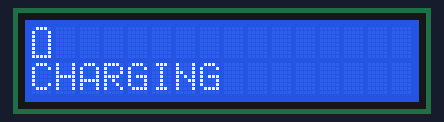
Bench run of a sketch on a simulated Arduino Uno, built with avr-gcc and run on an emulated ATmega328P. Parts: 16×2 character LCD.

Above: at 0.1 s.
At 1.1 s:
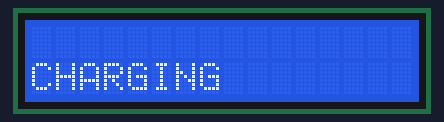
At 2.3 s:
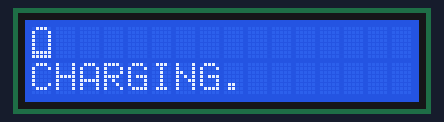
At 4.4 s:
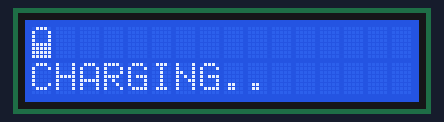
At 6.6 s:
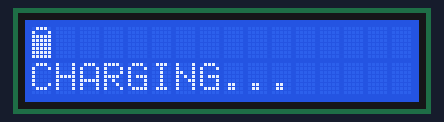
At 8.7 s:
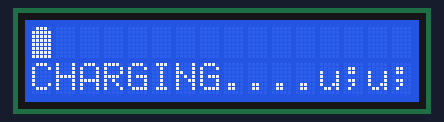

The sketch:

ESP_LCD_charging_indicator.ino
```cpp
#include <LiquidCrystal.h>

LiquidCrystal lcd(6, 5, 3, 2, 1, 0);

byte smiley[8] = {
  B00000,
  B10001,
  B00000,
  B00000,
  B10001,
  B01110,
  B00000,
  B00000,
};


byte batter[8] = {
  B01110,
  B10001,
  B10001,
  B10001,
  B10001,
  B10001,
  B10001,
  B11111,
};

byte battery[8] = {
  B01110,
  B10001,
  B10001,
  B10001,
  B10001,
  B10001,
  B11111,
  B11111,
};

byte battery1[8] = {
  B01110,
  B10001,
  B10001,
  B10001,
  B11111,
  B11111,
  B11111,
  B11111,
};

byte battery2[8] = {
  B01110,
  B10001,
  B11111,
  B11111,
  B11111,
  B11111,
  B11111,
  B11111,
};

byte battery3[8] = {
  B01110,
  B11111,
  B11111,
  B11111,
  B11111,
  B11111,
  B11111,
  B11111,
};

void setup() {
  lcd.createChar(0, smiley);
  lcd.createChar(1, batter);
  lcd.createChar(2, battery);
  lcd.createChar(3, battery1);
  lcd.createChar(4, battery2);
  lcd.createChar(5, battery3);
  lcd.begin(16, 2);

}

void loop() {
  lcd.setCursor(0,1);
  lcd.print("CHARGING");

  lcd.setCursor(0,0);
  lcd.write(byte(1));
  delay(1000);
  lcd.clear();
  lcd.setCursor(0,1);
  lcd.print("CHARGING");
  delay(1000);


  lcd.setCursor(0,0);
  lcd.write(byte(1));
  lcd.setCursor(0,1);
  lcd.print("CHARGING.");
  delay(150);

  lcd.setCursor(0,0);
  lcd.write(byte(2));
  delay(1000);
  lcd.clear();
  lcd.setCursor(0,1);
  lcd.print("CHARGING.");
  delay(1000);


  lcd.setCursor(0,0);
  lcd.write(byte(2));
  lcd.setCursor(0,1);
  lcd.print("CHARGING..");
  delay(150);


  lcd.setCursor(0,0);
  lcd.write(byte(3));
  delay(1000);
  lcd.clear();
  lcd.setCursor(0,1);
  lcd.print("CHARGING..");
  delay(1000);


  lcd.setCursor(0,0);
  lcd.write(byte(3));
  lcd.setCursor(0,1);
  lcd.print("CHARGING...");
  delay(150);

  lcd.setCursor(0,0);
  lcd.write(byte(4));
  delay(1000);
  lcd.clear();
  lcd.setCursor(0,1);
  lcd.print("CHARGING...");
  delay(1000);


  lcd.setCursor(0,0);
  lcd.write(byte(4));
  lcd.setCursor(0,1);
  lcd.print("CHARGING....u;u;");
  delay(150);

  lcd.setCursor(0,0);
  lcd.write(byte(5));
  delay(1000);

  lcd.clear();


  }
```

Measured:
- by itself, everything shown: repeats every 9.6 s, in 14 steps
- what the display in image 1 shows lasts 1.0 s, from 1.1 s to 2.1 s
